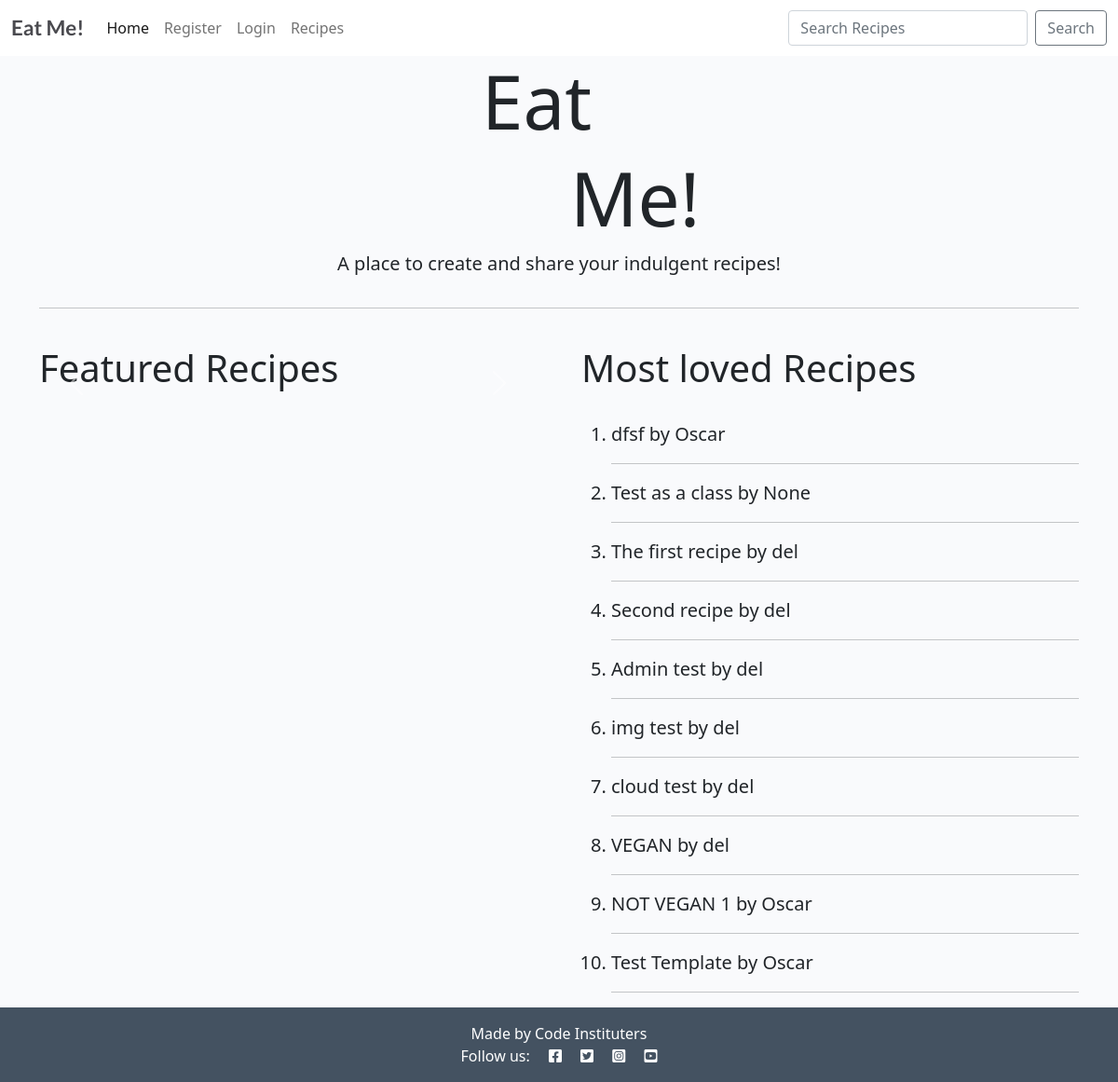
/, run on an earlier commit of the app's database.
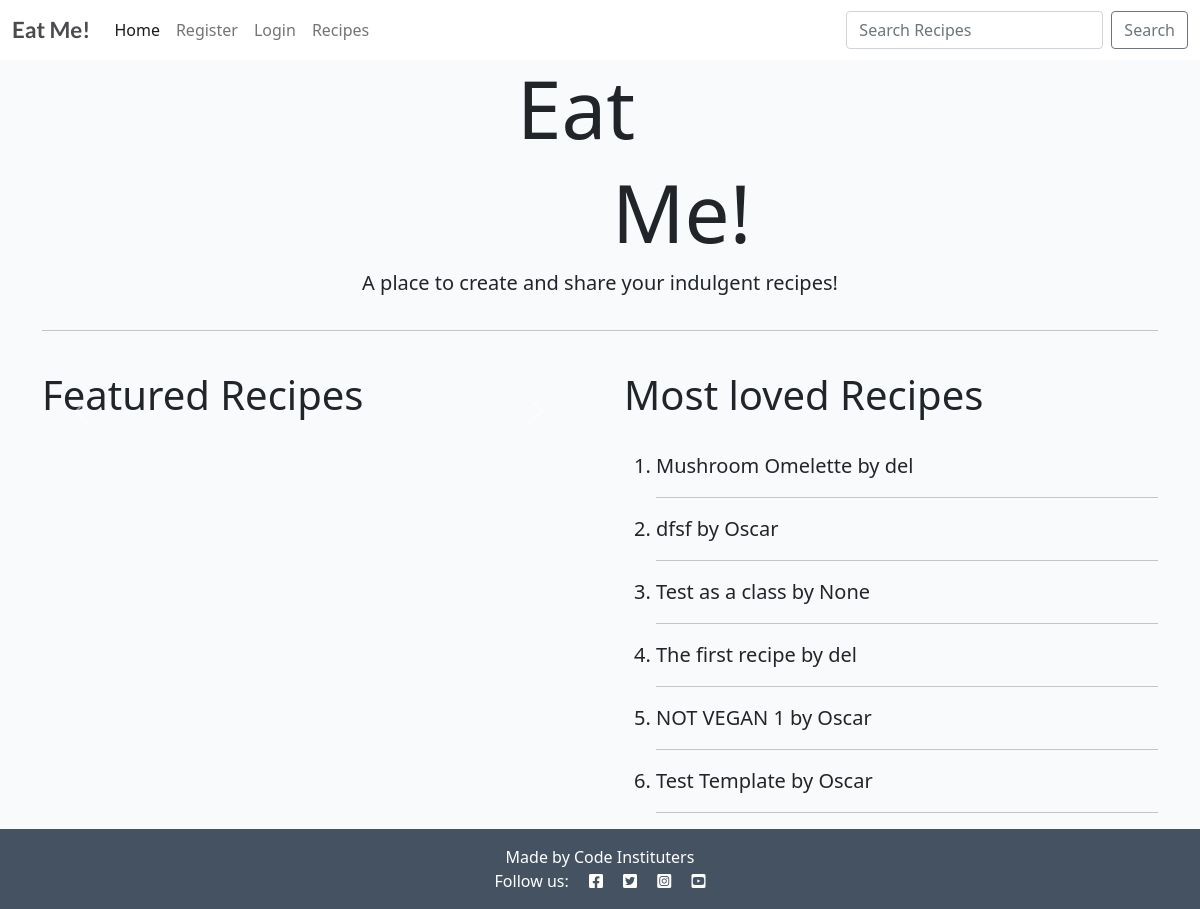
And on a later commit of the database.
### post/models.py (models this page shows, shortened)
class Post(models.Model):
    title = models.CharField(max_length=200, unique=True)
    slug = models.SlugField(max_length=200, unique=True)
    author = models.ForeignKey(
        User, on_delete=models.CASCADE, related_name="recipes", null=True
        )
    published_on = models.DateTimeField(auto_now=True)
    updated_on = models.DateTimeField(auto_now=True)
    description = models.TextField()
    ingredients = models.TextField()
    method = models.TextField()
    is_vegan = models.BooleanField(default=False)
    image = CloudinaryField('image', default='placeholder')
    likes = models.ManyToManyField(User, related_name='post_likes', blank=True)
    class Meta:
        ordering = ['-published_on']

### post/views.py (the view)
# urls.py: path('', views.HomeView.as_view(), name='home'),
class HomeView(generic.ListView):
    def get(self, request):
        posts = Post.objects.filter(is_vegan=True)
        top_posts = Post.objects.annotate(like_count=Count('likes')).order_by('-like_count')
        paginate_by = 6
        context = {
            "posts": posts,
            "top_posts": top_posts
        }
        return render(request, 'index.html', context)

### templates/index.html (shortened to what this page needs)
{% extends "base.html" %}
{% block content %}
<div class="container">
<div class="row">
    <div class="col-md-4 offset-md-5">
        <h1 class="h1 display-1">Eat</h1>
    </div>
    <div class="col-md-4 offset-md-6">
        <h1 class="h1 display-1">Me!</h1>
    </div>
    <div class="col-md-12 card">
        <p class="lead text-center">A place to create and share your indulgent recipes!</p><hr/>
    </div>
</div>
</div>
<br>
<div class="container">
<div class="row gx-5">
    <div class="col-md-6">
        <div id="carouselExampleCaptions" class="carousel slide" data-ride="carousel">
            <h3 class="h3 display-6">Featured Recipes</h3><br>
                <a class="carousel-control-prev" href="#carouselExampleCaptions" role="button" data-slide="prev">
                    <span class="carousel-control-prev-icon" aria-hidden="true"></span>
                </a>
                <a class="carousel-control-next" href="#carouselExampleCaptions" role="button" data-slide="next">
                    <span class="carousel-control-next-icon" aria-hidden="true"></span>
                </a>
            </div>
        </div>
        <div class="col-md-6">
            <h3 class="h3 display-6">Most loved Recipes</h3><br>
            <div class="lead">
                <ol>
                    {% for top_post in top_posts %}
                        <li>{{ top_post.title}} by {{ top_post.author }}</li>
                        <hr/>
                    {% endfor %}
                </ol>
        </div>
        </div>
    </div>
</div>
    {% endblock %}

What changed in the data, as far as the page shows it:
removed Post: title "Second recipe", author "del"
removed Post: title "Admin test", author "del"
removed Post: title "img test", author "del"
removed Post: title "cloud test", author "del"
removed Post: title "VEGAN", author "del"
added Post: title "Mushroom Omelette", author "del"
